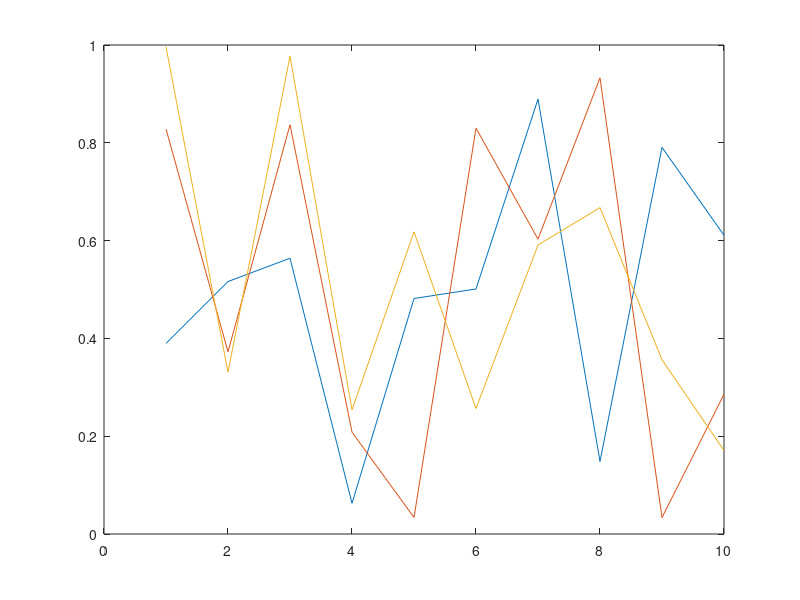
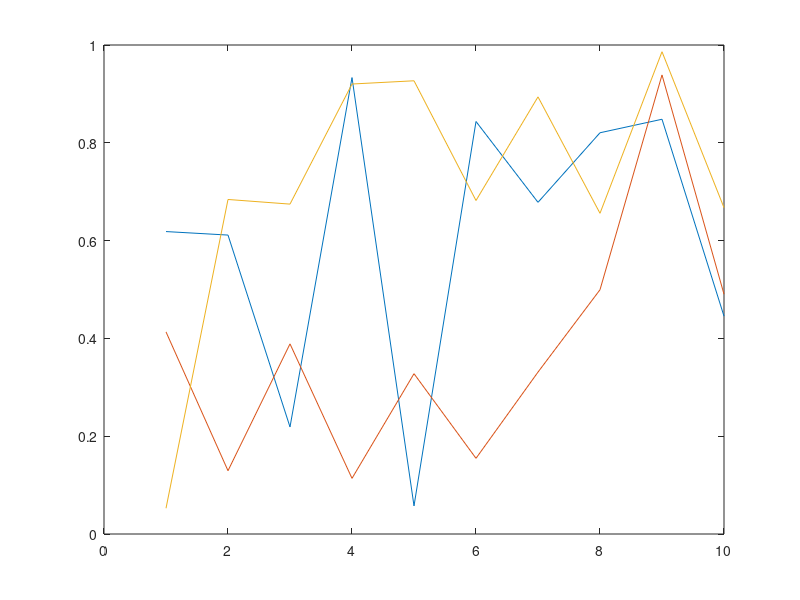
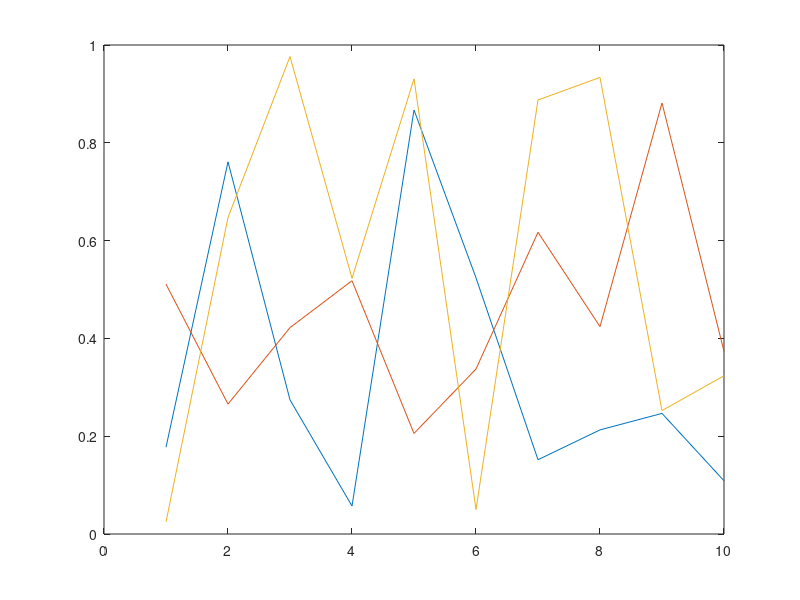

Write the MATLAB code that produced these figures, in order. (Note: this script raises an error after producing the figures.)
function h = c_fig_arrange(varargin)
% c_fig_arrange - arrange one or more figures
% Makes it easier to quickly visualize data spread across multiple figures with options such as tiling
%  sets of figures across specified monitors, etc.
%
% Possible general actions include: 'maximize','tile','show','close','link'.
% Can also move figures to a specific region of a screen with specific actions: 
%  'left-half','top-left','left-third',etc.
%
% Syntax:
%	 c_fig_arrange(action,figHandles,...)
%
% Examples:
% 	h1 = figure('name','Example figure 1');
% 	h2 = figure('name','Example figure 2');
% 	h3 = figure('name','Other figure');
% 	c_fig_arrange('maximize'); % maximize active figure
% 	c_fig_arrange('tile',[h1 h2]); % tile multiple figures on same monitor
% 	c_fig_arrange('tile',[h1 h2],'monitors',[1 2]); % tile multiple figures across multiple monitors
% 	c_fig_arrange('show',h1); % bring a figure to the foreground
% 	c_fig_arrange('tile',[],'figNumFilter',[1 3]); % arrange figures by figure number
% 	c_fig_arrange('left-half',h1,'monitor',2); % move figure to left half of second monitor
% 	c_fig_arrange('tile','^Example*'); % include certain figures matching a regex string
% 	c_fig_arrange('tile',[],'notFigHandles','^Other*'); % exclude certain figures matching a regex string

if nargin == 0; testfn(); return; end;

p = inputParser();
p.addRequired('action',@ischar); % valid: maximum, tile, show
p.addOptional('figHandles',[],@(x) isempty(x) || all(ishandle(x(:))) || ischar(x) || iscellstr(x));
p.addParameter('notFigHandles',[],@(x) isempty(x) || all(ishandle(x(:))) || ischar(x) || iscellstr(x));
p.addParameter('monitors',[1],@isvector); % single or multiple monitors to use
p.addParameter('doHideMenuBar','auto',@islogical);
p.addParameter('doHideToolBar','auto',@islogical);
p.addParameter('doBringToFront',true,@islogical);
p.addParameter('tileOrder',{'col','row','mon'},@iscellstr);
p.addParameter('tileDims','auto',@ismatrix); % vector or matrix describing number of rows and columns to tile on each monitor
p.addParameter('figNumFilter',[],@isvector);
p.addParameter('multiRegexOperation','or',@ischar);
p.parse(varargin{:});
s = p.Results;

singleFigActions = {'maximize',...
	'left-half','right-half','top-half','bottom-half',...
	'top-left','top-right','bottom-left','bottom-right',...
	'top-left-top','top-left-bottom','top-right-top','top-right-bottom',...
	'bottom-left-top','bottom-left-bottom','bottom-right-top','bottom-right-bottom',...
	'top-third',...
	'top-twothirds','bottom-twothirds','left-twothirds','right-twothirds'};
multiFigActions = {'tile','show','close','link','get'};

allActions = [singleFigActions, multiFigActions];
assert(ismember(s.action,allActions));

if isempty(s.figHandles)
	if ismember(s.action,singleFigActions)
		s.figHandles = gcf;
	else
		s.figHandles = '.*';
	end
else
	if ~ischar(s.figHandles) && ~iscell(s.figHandles)
		s.figHandles = s.figHandles(:); % force to be a vector
	end
end

if ischar(s.figHandles) || iscellstr(s.figHandles)
	% assume that figHandles is a regex string matching figure names to arrange
	regexStr = s.figHandles;
	figs = get(0,'Children'); % get all open figures (not included those with hidden handles)
	if isempty(figs)
		return;
	end
	figNames = {figs.Name};
	indicesToKeep = c_str_matchRegex(figNames,regexStr,'multiRegexOperation',s.multiRegexOperation);
	s.figHandles = figs(indicesToKeep);
	% sort by figure number
	[~,I] = sort(cell2mat({s.figHandles.Number}));
	s.figHandles = s.figHandles(I);
end

if ~isempty(s.figNumFilter)
	figNums = c_struct_mapToArray(s.figHandles,{'Number'});
	figsToKeep = ismember(figNums,s.figNumFilter);
	s.figHandles = s.figHandles(figsToKeep);
end

if ischar(s.notFigHandles) || iscellstr(s.notFigHandles)
	regexStr = s.notFigHandles;
	figs = get(0,'Children'); % get all open figures (not included those with hidden handles)
	if isempty(figs)
		s.notFigHandles = [];
	else
		figNames = {figs.Name};
		indicesToKeep = c_str_matchRegex(figNames,regexStr,'multiRegexOperation',s.multiRegexOperation);
		s.notFigHandles = figs(indicesToKeep);
	end
end

if ~isempty(s.notFigHandles)
	s.figHandles = s.figHandles(~ismember(s.figHandles,s.notFigHandles));
end

numFigs = numel(s.figHandles);

persistent mps;
if isempty(mps)
	prevUnits = get(0,'Units');
	set(0,'Units','pixels');
	mps = get(0,'MonitorPositions');
	set(0,'Units',prevUnits);
end
s.monitors = mod(s.monitors-1,size(mps,1))+1;

if ischar(s.doHideMenuBar) && strcmpi(s.doHideMenuBar,'auto') 
	if ~ismember(s.action,{'show','get','close','link'})
		s.doHideMenuBar = numFigs > 4;
	else
		s.doHideMenuBar = false;
	end
end

if ischar(s.doHideToolBar) && strcmpi(s.doHideToolBar,'auto')
	if ~ismember(s.action,{'show','get','close','link'})
		s.doHideToolBar = numFigs > 8;
	else
		s.doHideToolBar = false;
	end
end

if s.doHideMenuBar
	set(s.figHandles,'MenuBar','none');
end

if s.doHideToolBar
	set(s.figHandles,'ToolBar','none');
elseif s.doHideMenuBar
	set(s.figHandles,'ToolBar','figure');
end

drawnow;

set(s.figHandles,'Units','pixels');

switch(s.action)
	case 'maximize'
		pos = [0 0 1 1];
		set(s.figHandles,'OuterPosition',convertRelativePosToPixelPos(pos,s.monitors));
	case 'left-half'
		pos = [0 0 0.5 1];
		set(s.figHandles,'OuterPosition',convertRelativePosToPixelPos(pos,s.monitors));
	case 'right-half'
		pos = [0.5 0 0.5 1];
		set(s.figHandles,'OuterPosition',convertRelativePosToPixelPos(pos,s.monitors));
	case 'top-half'
		pos = [0 0 1 0.5];
		set(s.figHandles,'OuterPosition',convertRelativePosToPixelPos(pos,s.monitors));
	case 'bottom-half'
		pos = [0 0.5 1 0.5];
		set(s.figHandles,'OuterPosition',convertRelativePosToPixelPos(pos,s.monitors));
	case 'top-left'
		pos = [0 0 0.5 0.5];
		set(s.figHandles,'OuterPosition',convertRelativePosToPixelPos(pos,s.monitors));
	case 'top-right'
		pos = [0.5 0 0.5 0.5];
		set(s.figHandles,'OuterPosition',convertRelativePosToPixelPos(pos,s.monitors));
	case 'bottom-left'
		pos = [0 0.5 0.5 0.5];
		set(s.figHandles,'OuterPosition',convertRelativePosToPixelPos(pos,s.monitors));
	case 'bottom-right'
		pos = [0.5 0.5 0.5 0.5];
		set(s.figHandles,'OuterPosition',convertRelativePosToPixelPos(pos,s.monitors));
	case 'top-left-top'
		pos = [0 0 0.5 0.25];
		set(s.figHandles,'OuterPosition',convertRelativePosToPixelPos(pos,s.monitors));
	case 'top-left-bottom'
		pos = [0 0.25 0.5 0.25];
		set(s.figHandles,'OuterPosition',convertRelativePosToPixelPos(pos,s.monitors));
	case 'top-right-top'
		pos = [0.5 0 0.5 0.25];
		set(s.figHandles,'OuterPosition',convertRelativePosToPixelPos(pos,s.monitors));
	case 'top-right-bottom'
		pos = [0.5 0.25 0.5 0.25];
		set(s.figHandles,'OuterPosition',convertRelativePosToPixelPos(pos,s.monitors));
	case 'bottom-left-top'
		pos = [0 0.5 0.5 0.25];
		set(s.figHandles,'OuterPosition',convertRelativePosToPixelPos(pos,s.monitors));
	case 'bottom-left-bottom'
		pos = [0 0.75 0.5 0.25];
		set(s.figHandles,'OuterPosition',convertRelativePosToPixelPos(pos,s.monitors));
	case 'bottom-right-top'
		pos = [0.5 0.5 0.5 0.25];
		set(s.figHandles,'OuterPosition',convertRelativePosToPixelPos(pos,s.monitors));
	case 'bottom-right-bottom'
		pos = [0.5 0.75 0.5 0.25];
		set(s.figHandles,'OuterPosition',convertRelativePosToPixelPos(pos,s.monitors));
	case 'top-third'
		pos = [0 0 1 1/3];
		set(s.figHandles,'OuterPosition',convertRelativePosToPixelPos(pos,s.monitors));
	case 'top-twothirds'
		pos = [0 0 1 2/3];
		set(s.figHandles,'OuterPosition',convertRelativePosToPixelPos(pos,s.monitors));
	case 'bottom-twothirds'
		pos = [0 1/3 1 2/3];
		set(s.figHandles,'OuterPosition',convertRelativePosToPixelPos(pos,s.monitors));
	case 'left-twothirds'
		pos = [0 0 2/3 1];
		set(s.figHandles,'OuterPosition',convertRelativePosToPixelPos(pos,s.monitors));
	case 'right-twothirds'
		pos = [1/3 0 2/3 1];
		set(s.figHandles,'OuterPosition',convertRelativePosToPixelPos(pos,s.monitors));
	case 'tile'
		
		if ischar(s.tileDims) && strcmpi(s.tileDims,'auto')
			if numFigs == 3
				numCols = numFigs;
				numRows = 1;
			elseif numFigs == 6 && length(s.monitors)==1
				numCols = 3;
				numRows = 2;
			elseif numFigs == 6 && length(s.monitors)==2
				numRows = 1;
				numCols = 6;
			elseif numFigs == 8 && length(s.monitors)==1
				numCols = 4;
				numRows = 2;
			elseif numFigs == 8 && length(s.monitors)==2
				numRows = 2;
				numCols = 4;
			else
				numCols = min(ceil(sqrt(numFigs/length(s.monitors))*length(s.monitors)),numFigs);
				numRows = ceil(numFigs/numCols);
			end
		else
			numRows = s.tileDims(1);
			numCols = s.tileDims(2);
		end
		if length(s.monitors)==1
			isLandscape = mps(s.monitors,3) > mps(s.monitors,4);
			if ~isLandscape
				% swap numbers of rows and columns
				tmp = numCols;
				numCols = numRows;
				numRows = tmp;
			end
		end
		% in multi-monitor case, assume (for now) that all monitors are landscape
		
		colsPerMon = ceil(numCols / length(s.monitors));
		
		assert(all(ismember(s.tileOrder,{'row','col','mon'})));
		assert(length(s.tileOrder)==3);
		assert(length(unique(s.tileOrder))==3);
		
		rowColMonMapping = cellfun(@(x) find(ismember(s.tileOrder,x),1,'first'),{'row','col','mon'});
		
		limits = nan(1,3);
		limits(rowColMonMapping) = [numRows, colsPerMon, length(s.monitors)];
		
		locIndex = [0,1,1];
		
		for iF = 1:numFigs
			locIndex(1) = locIndex(1) + 1;
			if locIndex(1) > limits(1)
				locIndex(1) = 1;
				locIndex(2) = locIndex(2) + 1;
			end
			if locIndex(2) > limits(2)
				locIndex(2) = 1;
				locIndex(3) = locIndex(3) + 1;
			end
			if locIndex(3) > limits(3)
				error('Tile dimensions too small for number of figures: %dx%dx%d<%d',limits(rowColMonMapping),numFigs);
			end
			
			[rowNum, colNum, monNum] = c_mat_deal(locIndex(rowColMonMapping));
			pos = [(colNum-1)/colsPerMon, (rowNum-1)/numRows, 1/colsPerMon, 1/numRows];
			set(s.figHandles(iF),'OuterPosition',convertRelativePosToPixelPos(pos,s.monitors(monNum)));
		end
		
	case 'show'
		% just bring all figures to the front
		s.doBringToFront = true;
		
	case 'close'
		
		s.doBringToFront = false;
		
		close(s.figHandles);
		
	case 'link'
		
		ah = [];
		for iF = 1:length(s.figHandles)
			ah = cat(1,ah,findall(s.figHandles(iF),'type','axes'));
		end
		c_plot_linkViews(ah);
		
	case 'get'
		% do nothing (used for getting handles)
		s.doBringToFront = false;
		
	otherwise
		error('Unsupported action: %s',s.action);
end

if s.doBringToFront
	for iF = 1:numFigs
		figure(s.figHandles(iF));
	end
end

h = s.figHandles;

drawnow;

end


function pos = convertRelativePosToPixelPos(pos,mon)
	if nargin < 2
		mon = 1;
	end
	
	% get monitor position(s)
	persistent mps;
	if isempty(mps)
		prevUnits = get(0,'Units');
		set(0,'Units','pixels');
		mps = get(0,'MonitorPositions');
		set(0,'Units',prevUnits);
	end
	
	assert(isscalar(mon));
	mon = mod(mon-1,size(mps,1))+1;
	mp = mps(mon,:);
	
	bottomOffset = 0;
	isWindows10 = ispc; %TODO: dynamically set
	if mon==1 || isWindows10
		if ispc
			bottomOffset = 40; % assume taskbar is 40 pixels in height
		else
			bottomOffset = 33; %TODO: update offset for non windows platforms
		end
	end
	
	if isWindows10
		insets = [7 7 7 0];
	else
		insets = [0 0 0 0];
	end
	
	leftStart = mp(1) + pos(1)*mp(3) - insets(1);
	width = pos(3)*mp(3) + insets(1) + insets(3);
	height = pos(4)*(mp(4)-bottomOffset) + insets(2) + insets(4);
	bottomStart = mp(2) + mp(4) - height - pos(2)*(mp(4)-bottomOffset) - insets(4);
	
	pos = [leftStart, bottomStart, width, height];
	

end

function testfn()

h = [];
for i=1:3
	h(i) = figure('name',sprintf('Figure %d',i));
	plot(rand(10,3));
end

c_fig_arrange('tile',h,'tileDims',[3,2]);


end